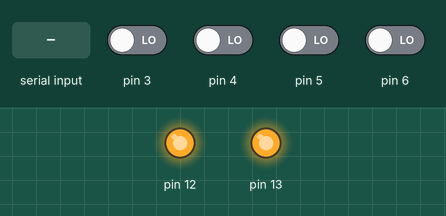
The sketch below on a simulated Arduino Uno, built with avr-gcc and run on an emulated ATmega328P. Shown: output pins drawn as LEDs (lit = HIGH). The inputs (shaded band) are chosen by the test bench; at power-on: pin 3–6 LOW. What the sketch prints to the serial monitor is not drawn.

Above: at 1.2 s.
1.3 s: "0" received over Serial
At 1.6 s:
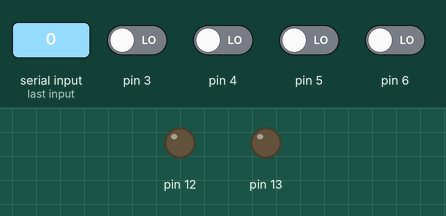
2.8 s: "1" received over Serial
At 3.9 s:
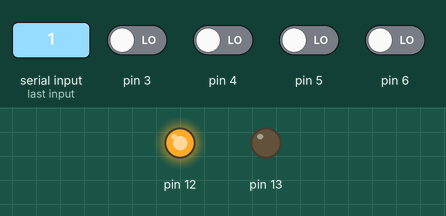
4.3 s: "2" received over Serial
At 5.1 s:
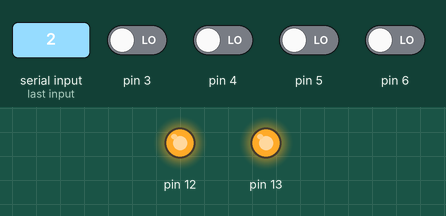
Timing chart, 0 to 7.3 s (numbered marks = the images above; inputs shaded):
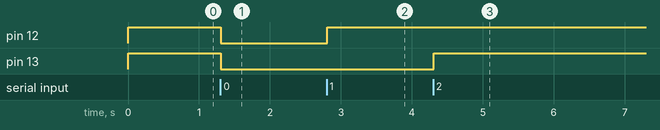

The sketch:

sketch_apr27a.ino
```cpp
int x ;
char  retour;
void setup()
{
  Serial.begin(9600);
  pinMode ( 5, INPUT ) ;
  pinMode ( 3, INPUT ) ;
  pinMode ( 4, INPUT ) ;
  pinMode ( 6, INPUT ) ;
  pinMode ( 12, OUTPUT ) ;
  pinMode ( 13, OUTPUT ) ;
  digitalWrite( 12, HIGH);
  digitalWrite( 13, HIGH);
}

void loop() {
 if (Serial.available() > 0) {

        retour = (char) Serial.read();
         delay(5);
        }
  if(retour == '1')
     {
      digitalWrite( 12, HIGH);
     }
  if(retour == '2')
      {
         digitalWrite( 13, HIGH);
      }
 if(retour == '0')
      {
         digitalWrite( 13, LOW);
         digitalWrite( 12, LOW);
      }

 if ( digitalRead (3) == HIGH )
  {
   x=3;
    Serial.println(x) ;
  }
 else if ( digitalRead ( 4 ) == HIGH )
  {
   x=4;
    Serial.println(x) ;
  }
 else if ( digitalRead ( 5 ) == HIGH )
  {
    x=5;
    Serial.println(x) ;
  }
 else if ( digitalRead ( 6 ) == HIGH )
  {
    x=6;
    Serial.println(x) ;
  }
 else
  {
     x=0;
    Serial.println(x) ;
  }
}
```

Measured:
- after the input at 1.3 s, pin 12, pin 13: HIGH → LOW at once
- after the input at 2.8 s, pin 12: LOW → HIGH at once
- after the input at 4.3 s, pin 13: LOW → HIGH at once
